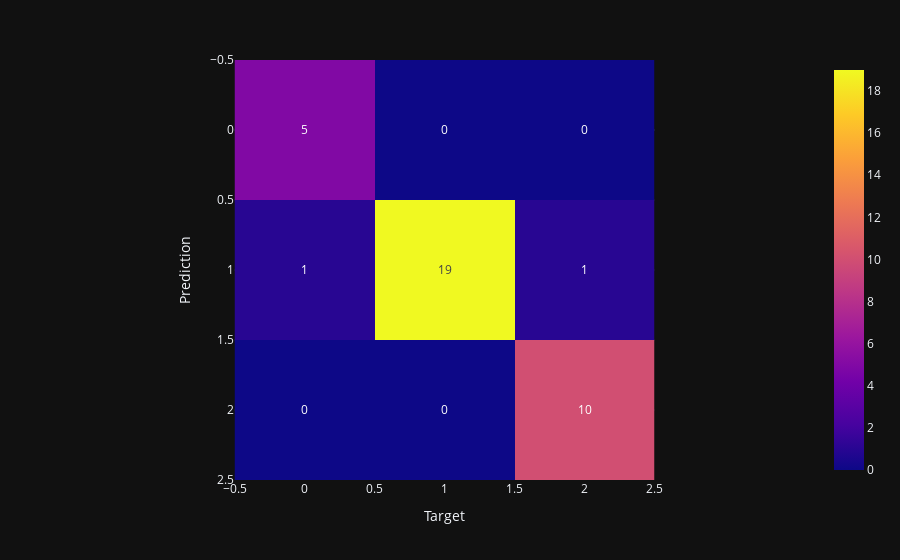

Notebook source saved alongside this figure:
### Code cell
# confusion_matrix = confusion_matrix(np.array(y_test), y_predict)
#
# cm_display = ConfusionMatrixDisplay(confusion_matrix = confusion_matrix, )
#
# cm_display.plot()
# plt.show()
fig = px.imshow(confusion_matrix(np.array(y_test), y_predict), text_auto=True)
fig.update_layout(xaxis_title='Target', yaxis_title='Prediction')

### Figure 1 — Plotly figure (JSON) as saved in the notebook; plotly's stock layout.template omitted (floating-point values rounded to 4 significant figures)
{"data": [{"coloraxis": "coloraxis", "name": "0", "texttemplate": "%{z}", "z": [[5, 0, 0], [1, 19, 1], [0, 0, 10]], "type": "heatmap", "xaxis": "x", "yaxis": "y", "hovertemplate": "x: %{x}<br>y: %{y}<br>color: %{z}<extra></extra>"}], "layout": {"xaxis": {"anchor": "y", "domain": [0.0, 1.0], "scaleanchor": "y", "constrain": "domain", "title": {"text": "Target"}}, "yaxis": {"anchor": "x", "domain": [0.0, 1.0], "autorange": "reversed", "constrain": "domain", "title": {"text": "Prediction"}}, "coloraxis": {"colorscale": [[0.0, "#0d0887"], [0.1111, "#46039f"], [0.2222, "#7201a8"], [0.3333, "#9c179e"], [0.4444, "#bd3786"], [0.5556, "#d8576b"], [0.6667, "#ed7953"], [0.7778, "#fb9f3a"], [0.8889, "#fdca26"], [1.0, "#f0f921"]]}, "margin": {"t": 60}}}
